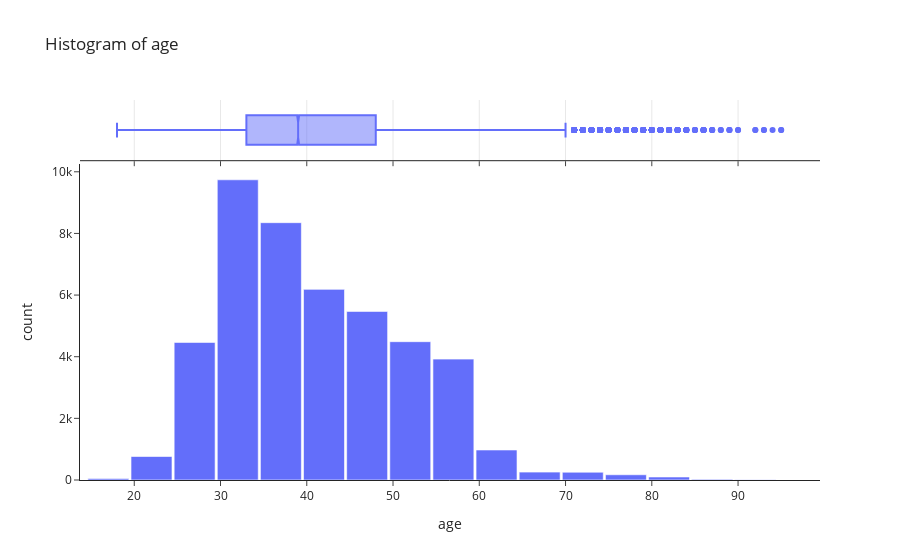
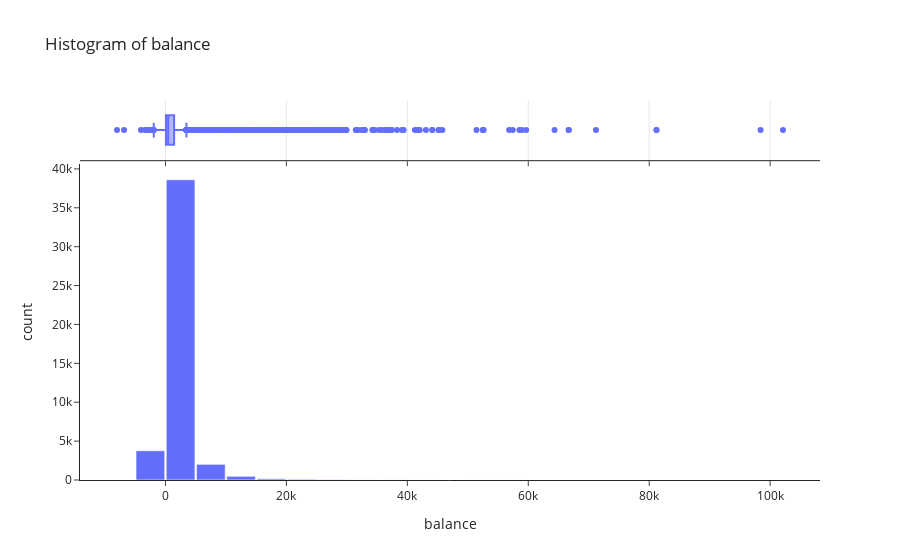
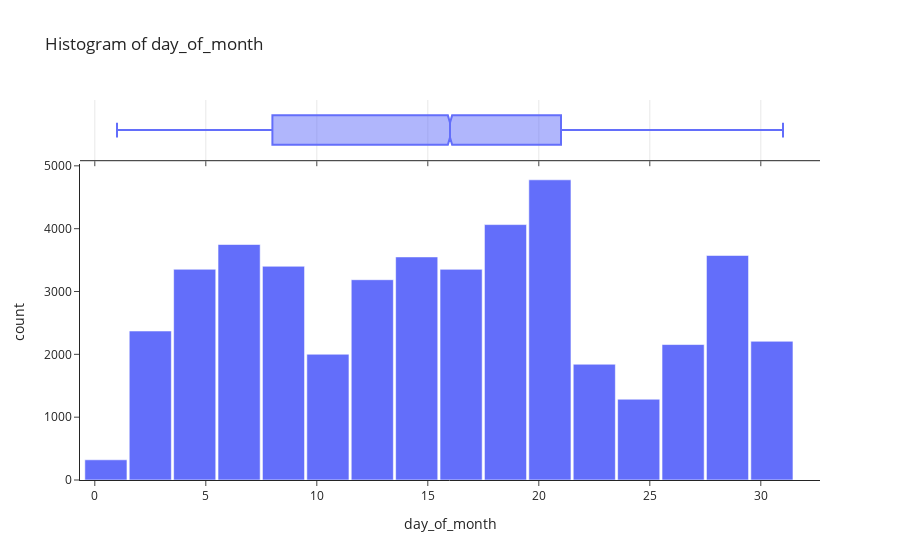
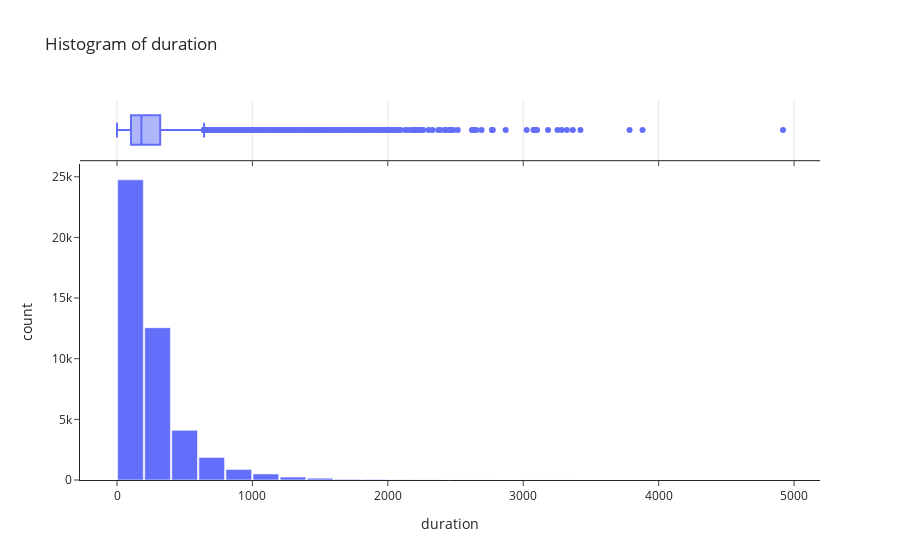

The notebook cell saved with these charts, in order:
### Code cell
"""
plotly_plots_for_dataset.py

- Loads Excel dataset at /mnt/data/test_data.xlsx
- Creates Plotly interactive histograms for numeric covariates
- Creates Plotly stacked bar charts (category vs y) if y is present (yes/no)
- Saves each chart as an HTML file into ./plots_plotly/

Usage:
    python plotly_plots_for_dataset.py
"""

import os
import pandas as pd
import plotly.express as px

# === CONFIG ===
NBINS = 30   # number of histogram bins


# === Load data ===
# If your file has multiple sheets you can pass sheet_name="Sheet1" etc.
df = data

# === Detect target column (case-insensitive common names) ===
target = None
for cand in ["y", "target", "label"]:
    if cand in map(str.lower, df.columns):
        # get actual column name with original casing
        for c in df.columns:
            if c.lower() == cand:
                target = c
                break
        if target:
            break

# if not found, leave target as None
print("Detected target column:", target)

# === Identify numeric and categorical columns ===
numeric_cols = df.select_dtypes(include="number").columns.tolist()
cat_cols = df.select_dtypes(include=["object", "category", "bool"]).columns.tolist()

# Remove the target from categorical list if present
if target in cat_cols:
    cat_cols = [c for c in cat_cols if c != target]

print("Numeric columns:", numeric_cols)
print("Categorical columns:", cat_cols)

# === Helper to save interactive fig ===
"""def save_fig(fig, name):
    out_path = os.path.join(OUT_DIR, name)
    fig.write_html(out_path, include_plotlyjs="cdn")
    print("Saved:", out_path)"""

# === 1) Histograms for numeric covariates ===
for col in numeric_cols:
    # Create histogram with a marginal box to show spread (optional)
    fig = px.histogram(df, x=col, nbins=NBINS,
                       title=f"Histogram of {col}",
                       marginal="box", # remove or change to 'rug' / None if you dislike box
                       labels={col: col})
    fig.update_layout(template="simple_white", bargap=0.05)
    # Save HTML
    safe_name = f"hist_{col}.html".replace(" ", "_")
    fig.show()
    #save_fig(fig, safe_name)

# === 2) Stacked bar charts for categorical covariates vs yes/no ===
# Only make stacked bars if we detected a binary yes/no-like target
make_stacked = False
if target is not None:
    # normalize target values to lower-case strings for checking
    unique_vals = {str(v).strip().lower() for v in df[target].dropna().unique()}
    if unique_vals <= {"yes", "no"} or unique_vals <= {"y", "n"}:
        make_stacked = True

if make_stacked:
    print("Creating stacked bar charts vs", target)
    for col in cat_cols:
        # Build a tidy DataFrame for plotting stacked bars:
        ct = pd.crosstab(df[col].fillna("Missing"), df[target])
        # ensure consistent order yes/no if present
        possible_order = ["no", "yes", "n", "y"]
        cols_ordered = [c for c in possible_order if c in map(str.lower, ct.columns)]
        if not cols_ordered:
            cols_ordered = ct.columns.tolist()

        # Reindex columns in original casing order
        # We'll melt ct to long form
        ct_reset = ct.reset_index().melt(id_vars=col, var_name=target, value_name="count")
        # If melt changed types (e.g., booleans), make sure target values are strings for color
        ct_reset[target] = ct_reset[target].astype(str)

        fig = px.bar(ct_reset, x=col, y="count", color=target, title=f"{col} vs {target} (stacked)",
                     labels={col: col, "count": "Count", target: target},
                     barmode="stack", text="count")
        fig.update_traces(texttemplate='%{text}', textposition='inside')
        fig.update_layout(xaxis_tickangle=-45, template="simple_white")
        safe_name = f"stacked_{col}_vs_{target}.html".replace(" ", "_")
        fig.show()
        #save_fig(fig, safe_name)
else:
    print("No yes/no target detected — skipping stacked bar charts.")

#print("All done. Open the HTML files in the folder:", os.path.abspath(OUT_DIR))

### Figure 1 — Plotly figure (JSON) as saved in the notebook; plotly's stock layout.template omitted (floating-point values rounded to 4 significant figures; data arrays with more than 128 entries replaced by an {"elided": "..."} marker saying what was removed)
{"data": [{"bingroup": "x", "hovertemplate": "age=%{x}<br>count=%{y}<extra></extra>", "legendgroup": "", "marker": {"color": "#636efa", "pattern": {"shape": ""}}, "name": "", "nbinsx": 30, "orientation": "v", "showlegend": false, "type": "histogram", "x": {"elided": "45211 int values"}, "xaxis": "x", "yaxis": "y"}, {"hovertemplate": "age=%{x}<extra></extra>", "legendgroup": "", "marker": {"color": "#636efa"}, "name": "", "notched": true, "showlegend": false, "type": "box", "x": {"elided": "45211 int values"}, "xaxis": "x2", "yaxis": "y2"}], "layout": {"bargap": 0.05, "barmode": "relative", "legend": {"tracegroupgap": 0}, "title": {"text": "Histogram of age"}, "xaxis": {"anchor": "y", "domain": [0, 1], "title": {"text": "age"}}, "xaxis2": {"anchor": "y2", "domain": [0, 1], "matches": "x", "showgrid": true, "showticklabels": false}, "yaxis": {"anchor": "x", "domain": [0, 0.8316], "title": {"text": "count"}}, "yaxis2": {"anchor": "x2", "domain": [0.8416, 1], "matches": "y2", "showgrid": false, "showline": false, "showticklabels": false, "ticks": ""}}}

### Figure 2 — Plotly figure (JSON) as saved in the notebook; plotly's stock layout.template omitted (floating-point values rounded to 4 significant figures; data arrays with more than 128 entries replaced by an {"elided": "..."} marker saying what was removed)
{"data": [{"bingroup": "x", "hovertemplate": "balance=%{x}<br>count=%{y}<extra></extra>", "legendgroup": "", "marker": {"color": "#636efa", "pattern": {"shape": ""}}, "name": "", "nbinsx": 30, "orientation": "v", "showlegend": false, "type": "histogram", "x": {"elided": "45211 int values"}, "xaxis": "x", "yaxis": "y"}, {"hovertemplate": "balance=%{x}<extra></extra>", "legendgroup": "", "marker": {"color": "#636efa"}, "name": "", "notched": true, "showlegend": false, "type": "box", "x": {"elided": "45211 int values"}, "xaxis": "x2", "yaxis": "y2"}], "layout": {"bargap": 0.05, "barmode": "relative", "legend": {"tracegroupgap": 0}, "title": {"text": "Histogram of balance"}, "xaxis": {"anchor": "y", "domain": [0, 1], "title": {"text": "balance"}}, "xaxis2": {"anchor": "y2", "domain": [0, 1], "matches": "x", "showgrid": true, "showticklabels": false}, "yaxis": {"anchor": "x", "domain": [0, 0.8316], "title": {"text": "count"}}, "yaxis2": {"anchor": "x2", "domain": [0.8416, 1], "matches": "y2", "showgrid": false, "showline": false, "showticklabels": false, "ticks": ""}}}

### Figure 3 — Plotly figure (JSON) as saved in the notebook; plotly's stock layout.template omitted (floating-point values rounded to 4 significant figures; data arrays with more than 128 entries replaced by an {"elided": "..."} marker saying what was removed)
{"data": [{"bingroup": "x", "hovertemplate": "day_of_month=%{x}<br>count=%{y}<extra></extra>", "legendgroup": "", "marker": {"color": "#636efa", "pattern": {"shape": ""}}, "name": "", "nbinsx": 30, "orientation": "v", "showlegend": false, "type": "histogram", "x": {"elided": "45211 int values"}, "xaxis": "x", "yaxis": "y"}, {"hovertemplate": "day_of_month=%{x}<extra></extra>", "legendgroup": "", "marker": {"color": "#636efa"}, "name": "", "notched": true, "showlegend": false, "type": "box", "x": {"elided": "45211 int values"}, "xaxis": "x2", "yaxis": "y2"}], "layout": {"bargap": 0.05, "barmode": "relative", "legend": {"tracegroupgap": 0}, "title": {"text": "Histogram of day_of_month"}, "xaxis": {"anchor": "y", "domain": [0, 1], "title": {"text": "day_of_month"}}, "xaxis2": {"anchor": "y2", "domain": [0, 1], "matches": "x", "showgrid": true, "showticklabels": false}, "yaxis": {"anchor": "x", "domain": [0, 0.8316], "title": {"text": "count"}}, "yaxis2": {"anchor": "x2", "domain": [0.8416, 1], "matches": "y2", "showgrid": false, "showline": false, "showticklabels": false, "ticks": ""}}}

### Figure 4 — Plotly figure (JSON) as saved in the notebook; plotly's stock layout.template omitted (floating-point values rounded to 4 significant figures; data arrays with more than 128 entries replaced by an {"elided": "..."} marker saying what was removed)
{"data": [{"bingroup": "x", "hovertemplate": "duration=%{x}<br>count=%{y}<extra></extra>", "legendgroup": "", "marker": {"color": "#636efa", "pattern": {"shape": ""}}, "name": "", "nbinsx": 30, "orientation": "v", "showlegend": false, "type": "histogram", "x": {"elided": "45211 int values"}, "xaxis": "x", "yaxis": "y"}, {"hovertemplate": "duration=%{x}<extra></extra>", "legendgroup": "", "marker": {"color": "#636efa"}, "name": "", "notched": true, "showlegend": false, "type": "box", "x": {"elided": "45211 int values"}, "xaxis": "x2", "yaxis": "y2"}], "layout": {"bargap": 0.05, "barmode": "relative", "legend": {"tracegroupgap": 0}, "title": {"text": "Histogram of duration"}, "xaxis": {"anchor": "y", "domain": [0, 1], "title": {"text": "duration"}}, "xaxis2": {"anchor": "y2", "domain": [0, 1], "matches": "x", "showgrid": true, "showticklabels": false}, "yaxis": {"anchor": "x", "domain": [0, 0.8316], "title": {"text": "count"}}, "yaxis2": {"anchor": "x2", "domain": [0.8416, 1], "matches": "y2", "showgrid": false, "showline": false, "showticklabels": false, "ticks": ""}}}
